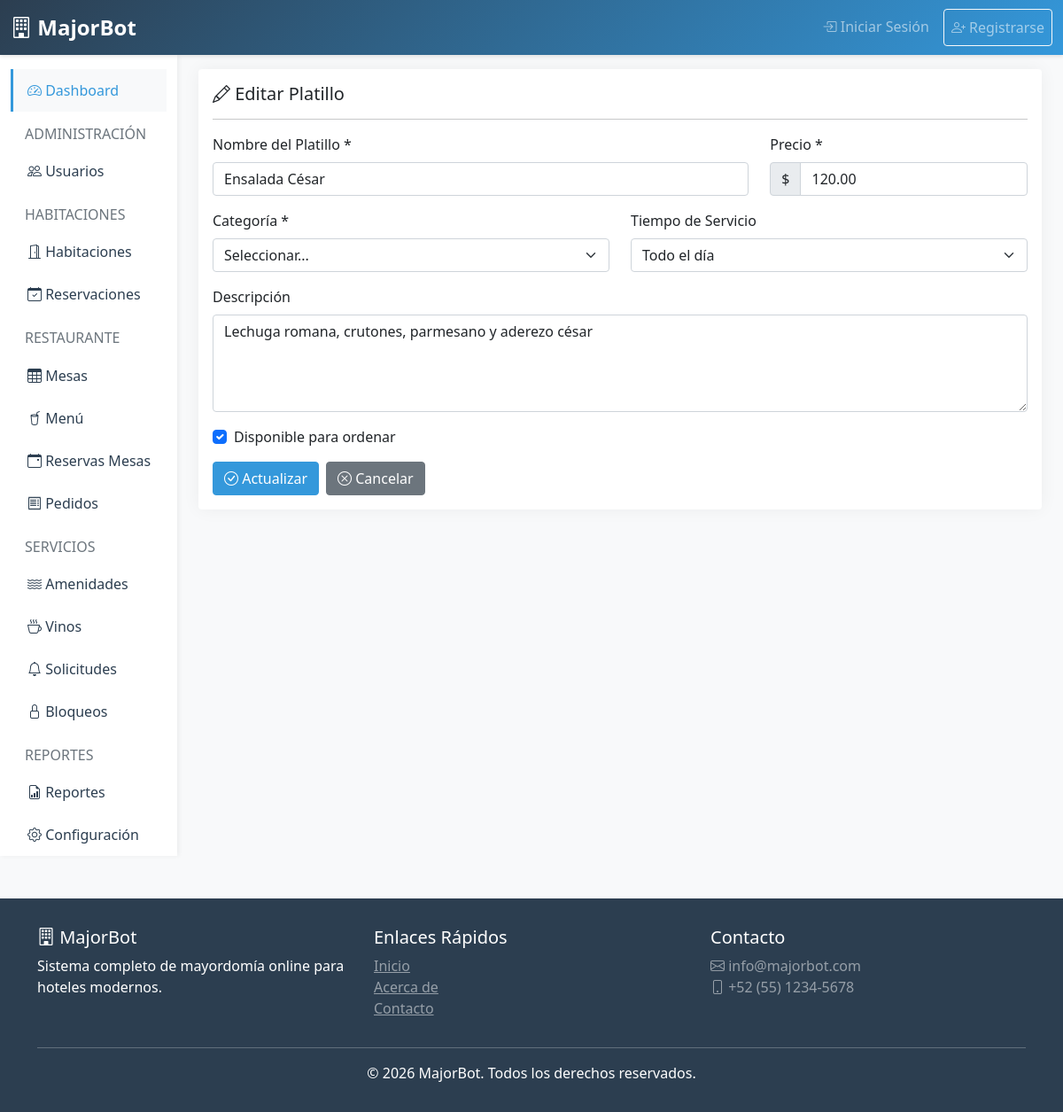
Page /dishes/edit/1 (signed in) on the committed database.
### tables this page shows
CREATE TABLE IF NOT EXISTS dishes (
    id INT AUTO_INCREMENT PRIMARY KEY,
    hotel_id INT NOT NULL,
    category_id INT NULL DEFAULT NULL,
    category VARCHAR(100) DEFAULT NULL,
    name VARCHAR(200) NOT NULL,
    description TEXT,
    price DECIMAL(10,2) NOT NULL,
    image VARCHAR(255),
    service_time ENUM('breakfast', 'lunch', 'dinner', 'all_day') DEFAULT 'all_day',
    preparation_time INT DEFAULT 15,
    is_available TINYINT(1) DEFAULT 1,
    is_active TINYINT(1) DEFAULT 1,
    created_at TIMESTAMP DEFAULT CURRENT_TIMESTAMP,
    updated_at TIMESTAMP DEFAULT CURRENT_TIMESTAMP ON UPDATE CURRENT_TIMESTAMP,
    FOREIGN KEY (hotel_id) REFERENCES hotels(id) ON DELETE CASCADE,
    FOREIGN KEY (category_id) REFERENCES menu_categories(id) ON DELETE SET NULL
);

### app/controllers/DishesController.php (called while the page is built, shortened)
<?php
class DishesController extends Controller {
    private $dishModel;
    private $categoryModel;
    public function __construct() {
        $this->dishModel = $this->loadModel('Dish');
        $this->categoryModel = $this->loadModel('MenuCategory');
    }
    public function edit($id) {
        $hotelId = $_SESSION['hotel_id'];
        $dish = $this->dishModel->getById($id);
        $categories = $this->categoryModel->getCategoriesByHotel($hotelId);
        $data = [
            'title' => 'Editar Platillo',
            'dish' => $dish,
            'categories' => $categories,
            'role' => $_SESSION['role']
        ];
        $this->loadView('dishes/edit', $data);
    }
}

### core/Router.php (called while the page is built, shortened)
<?php
class Router {
    private $controller = DEFAULT_CONTROLLER;
    private $method = DEFAULT_METHOD;
    public function __construct() {
        $url = $this->parseUrl();
        if (isset($url[0]) && !empty($url[0])) {
            $controllerPath = __DIR__ . '/../app/controllers/' . ucfirst($url[0]) . 'Controller.php';
            if (file_exists($controllerPath)) {
                $this->controller = ucfirst($url[0]);
                unset($url[0]);
            }
        }
        $controllerFile = __DIR__ . '/../app/controllers/' . $this->controller . 'Controller.php';
        if (file_exists($controllerFile)) {
            $this->controller = new $controllerClass;
        } else {
            $this->show404();
            return;
        }
        if (isset($url[1]) && !empty($url[1])) {
            if (method_exists($this->controller, $url[1])) {
                $this->method = $url[1];
                unset($url[1]);
            }
        }
        $this->params = $url ? array_values($url) : [];
        call_user_func_array([$this->controller, $this->method], $this->params);
    }
    private function parseUrl() {
        if (isset($_GET['url'])) {
            return explode('/', filter_var(rtrim($_GET['url'], '/'), FILTER_SANITIZE_URL));
        }
        return [];
    }
}

### public/index.php (called while the page is built, shortened)
<?php
require_once __DIR__ . '/../core/Database.php';
require_once __DIR__ . '/../core/Model.php';
require_once __DIR__ . '/../core/Controller.php';
require_once __DIR__ . '/../core/Router.php';
new Router();

### core/Database.php (called while the page is built, shortened)
<?php
class Database {
    private static $instance = null;
    private $connection;
    private function __construct() {
        try {
            $dsn = "mysql:host=" . DB_HOST . ";dbname=" . DB_NAME . ";charset=" . DB_CHARSET;
            $options = [
                PDO::ATTR_ERRMODE => PDO::ERRMODE_EXCEPTION,
                PDO::ATTR_DEFAULT_FETCH_MODE => PDO::FETCH_ASSOC,
                PDO::ATTR_EMULATE_PREPARES => false,
            ];
            $this->connection = new PDO($dsn, DB_USER, DB_PASS, $options);
        } catch(PDOException $e) {
            die("Database connection failed: " . $e->getMessage());
        }
    }
    public static function getInstance() {
        if (self::$instance === null) {
            self::$instance = new self();
        }
        return self::$instance;
    }
    public function query($sql, $params = []) {
        try {
            $stmt = $this->connection->prepare($sql);
            $stmt->execute($params);
            return $stmt;
        } catch(PDOException $e) {
            error_log("Query error: " . $e->getMessage());
            return false;
        }
    }
    public function selectOne($sql, $params = []) {
        $stmt = $this->query($sql, $params);
        return $stmt ? $stmt->fetch() : null;
    }
}

### core/Model.php (called while the page is built, shortened)
<?php
class Model {
    protected $db;
    protected $table;
    public function __construct() {
        $this->db = Database::getInstance();
    }
    public function getById($id) {
        $sql = "SELECT * FROM {$this->table} WHERE id = ?";
        return $this->db->selectOne($sql, [$id]);
    }
}

### app/views/dishes/edit.php (the view, shortened to what this page needs)
<div class="card">
    <div class="card-body">
        <h5 class="card-title mb-3"><i class="bi bi-pencil"></i> Editar Platillo</h5>
        <hr>
        <form method="POST" action="<?php echo BASE_URL; ?>/dishes/edit/<?php echo $dish['id']; ?>" class="needs-validation" novalidate>
            <div class="row mb-3">
                <div class="col-md-8">
                    <label for="name" class="form-label">Nombre del Platillo *</label>
                    <input type="text" class="form-control" id="name" name="name"
                           value="<?php echo htmlspecialchars($dish['name']); ?>" required>
                </div>
                <div class="col-md-4">
                    <label for="price" class="form-label">Precio *</label>
                    <div class="input-group">
                        <span class="input-group-text">$</span>
                        <input type="number" class="form-control" id="price" name="price"
                               step="0.01" min="0"
                               value="<?php echo number_format($dish['price'], 2, '.', ''); ?>" required>
                    </div>
                </div>
            </div>
            <div class="row mb-3">
                <div class="col-md-6">
                    <label for="category" class="form-label">Categoría *</label>
                    <select class="form-select" id="category" name="category" required>
                        <option value="">Seleccionar...</option>
                    </select>
                </div>
                <div class="col-md-6">
                    <label for="service_time" class="form-label">Tiempo de Servicio</label>
                    <select class="form-select" id="service_time" name="service_time">
                        <option value="all_day" <?php echo ($dish['service_time'] === 'all_day') ? 'selected' : ''; ?>>Todo el día</option>
                    </select>
                </div>
            </div>
            <div class="mb-3">
                <label for="description" class="form-label">Descripción</label>
                <textarea class="form-control" id="description" name="description" rows="4"><?php echo htmlspecialchars($dish['description'] ?? ''); ?></textarea>
            </div>
            <div class="mb-3 form-check">
                <input type="checkbox" class="form-check-input" id="is_available" name="is_available"
                       <?php echo $dish['is_available'] ? 'checked' : ''; ?>>
                <label class="form-check-label" for="is_available">Disponible para ordenar</label>
            </div>
            <div class="d-flex gap-2">
                <button type="submit" class="btn btn-primary">
                    <i class="bi bi-check-circle"></i> Actualizar
                </button>
                <a href="<?php echo BASE_URL; ?>/dishes" class="btn btn-secondary">
                    <i class="bi bi-x-circle"></i> Cancelar
                </a>
            </div>
        </form>
    </div>
</div>
            </div>
        </main>
    </div>
</div>

### app/views/layouts/header.php (style rules this page uses)
:root { --primary-color: #2c3e50; --secondary-color: #3498db; --success-color: #27ae60; --danger-color: #e74c3c; --warning-color: #f39c12; --info-color: #16a085; }
body { font-family: 'Segoe UI', Tahoma, Geneva, Verdana, sans-serif; background-color: #f8f9fa; }
.card { border: none; box-shadow: 0 0 20px rgba(0,0,0,.05); transition: transform 0.3s, box-shadow 0.3s; }
.btn-primary { background-color: var(--secondary-color); border-color: var(--secondary-color); }

### rows in the picture
dishes: name "Ensalada César", price "120.00", service_time "Todo el día", description "Lechuga romana, crutones, parmesano y aderezo césar", is_available "☑"
